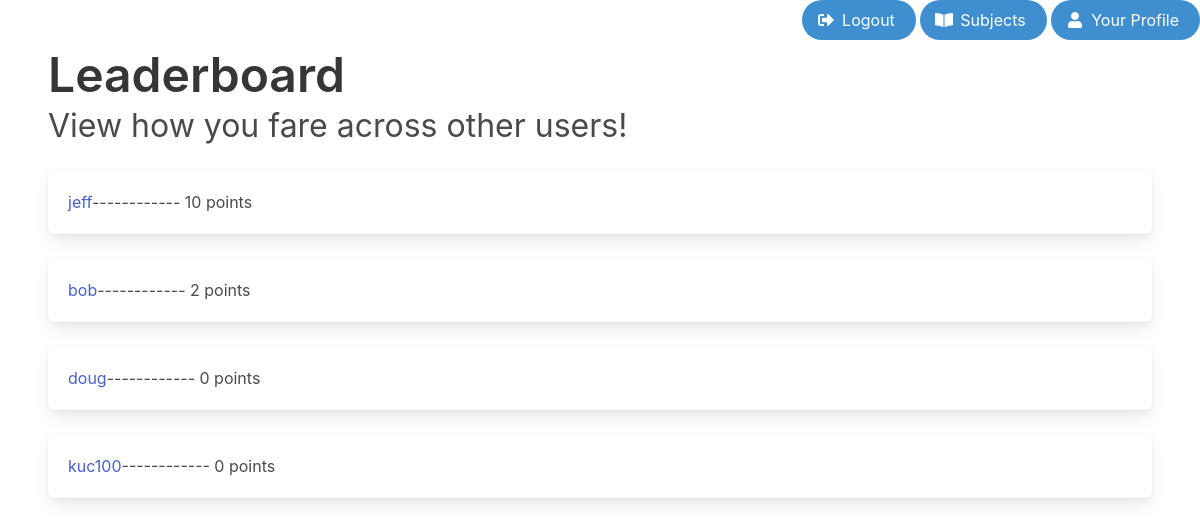
The app's page /puzzler/leaderboard (signed in), older data.
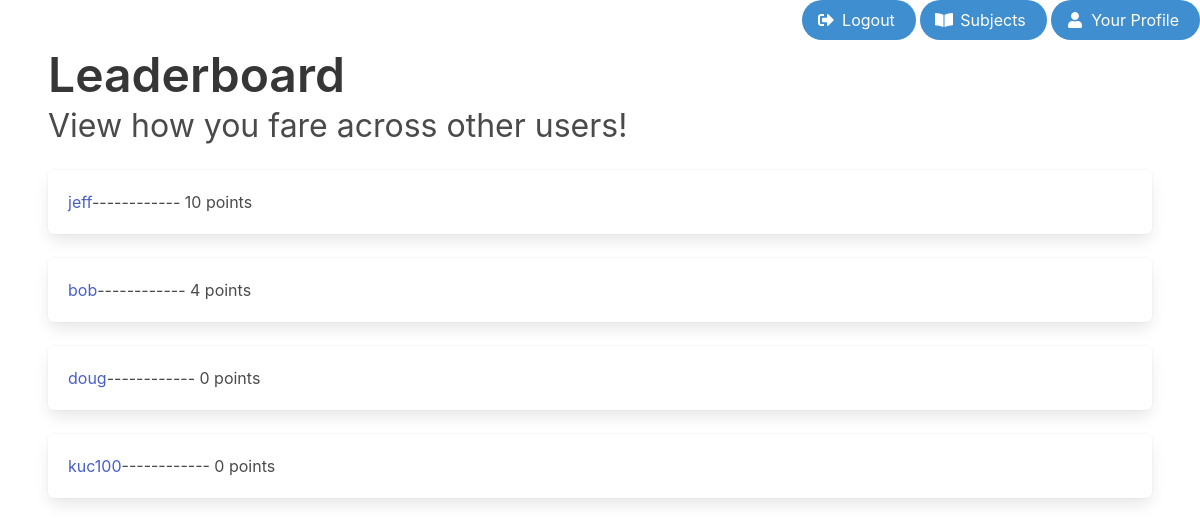
The same page, newer data.
### puzzler/models.py (models this page shows)
class UserProfile(models.Model):
    user = models.OneToOneField(User, on_delete=models.CASCADE)
    score = models.IntegerField(default=0)

### puzzler/views.py (the view)
# urls.py: path('leaderboard', views.leaderboard, name='leaderboard'),
@login_required(login_url='/puzzler/login')
def leaderboard(request):
    users = UserProfile.objects.order_by('-score')
    return render (request, 'puzzler/leaderboard.html', {'users' : users})

### puzzler/templates/puzzler/leaderboard.html (shortened to what this page needs)
<html lang="en">
<head>
    <link rel="stylesheet" href="https://cdn.jsdelivr.net/npm/bulma@0.9.3/css/bulma.min.css">
</head>
<body>
    <span style="float:right">
        <a href = "{% url 'logout' %}">
            <button class="button is-info is-rounded">
                <span class="icon-text">
                    <span class="icon">
                        <i class="fas fa-sign-out-alt">
                        </i>
                    </span>
                    <span>
                        Logout
                    </span>
                </span>
            </button>
        </a>
        <a href ="{% url 'subjects' %}">
            <button class="button is-info is-rounded">
                <span class="icon-text">
                    <span class="icon">
                        <i class="fas fa-book-open">
                        </i>
                    </span>
                    <span>
                        Subjects
                    </span>
                </span>
            </button>
        </a>
        <a href="{% url 'user_page' request.user.id %}">
            <button class="button is-info is-rounded">
                <span class="icon-text">
                    <span class="icon">
                        <i class="fas fa-user">
                        </i>
                    </span>
                    <span>
                        Your Profile
                    </span>
                </span>
            </button>
        </a>
    </span>
    <section class="section">
        <h1 class="title is-1">Leaderboard</h1>
        <h3 class="subtitle is-3">View how you fare across other users!</h3>
        <ol>
            {% for user in users %}
                <li class="box"><a href="{% url 'user_page' user.user.id %}">{{user.user.username}}</a>------------    {{user.score}} points </li>
            {% endfor %}
        </ol>
    </section>
</body>
</html>

Row changes from the older to the newer data that the page shows:
changed UserProfile "bob": score "2" → "4"
